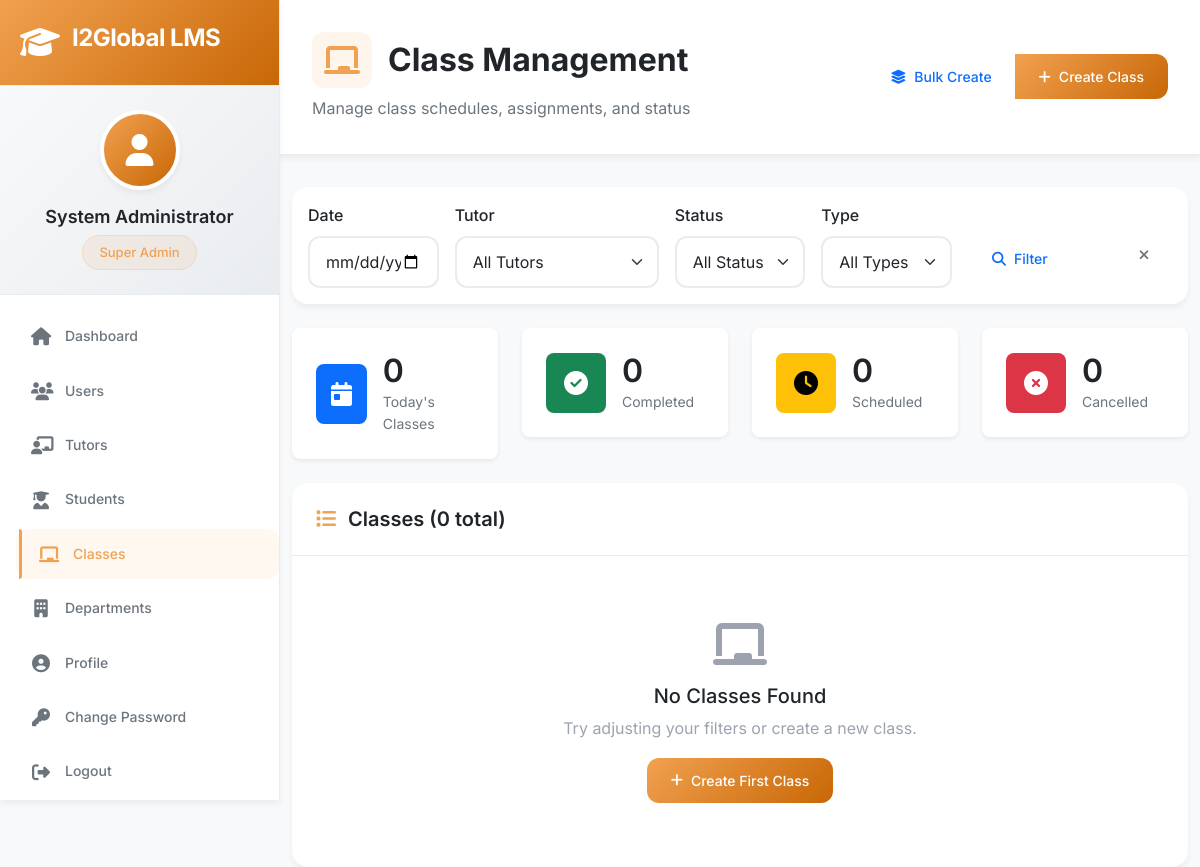
Before: /admin/classes?tutor=2 (signed in) with the older database file.
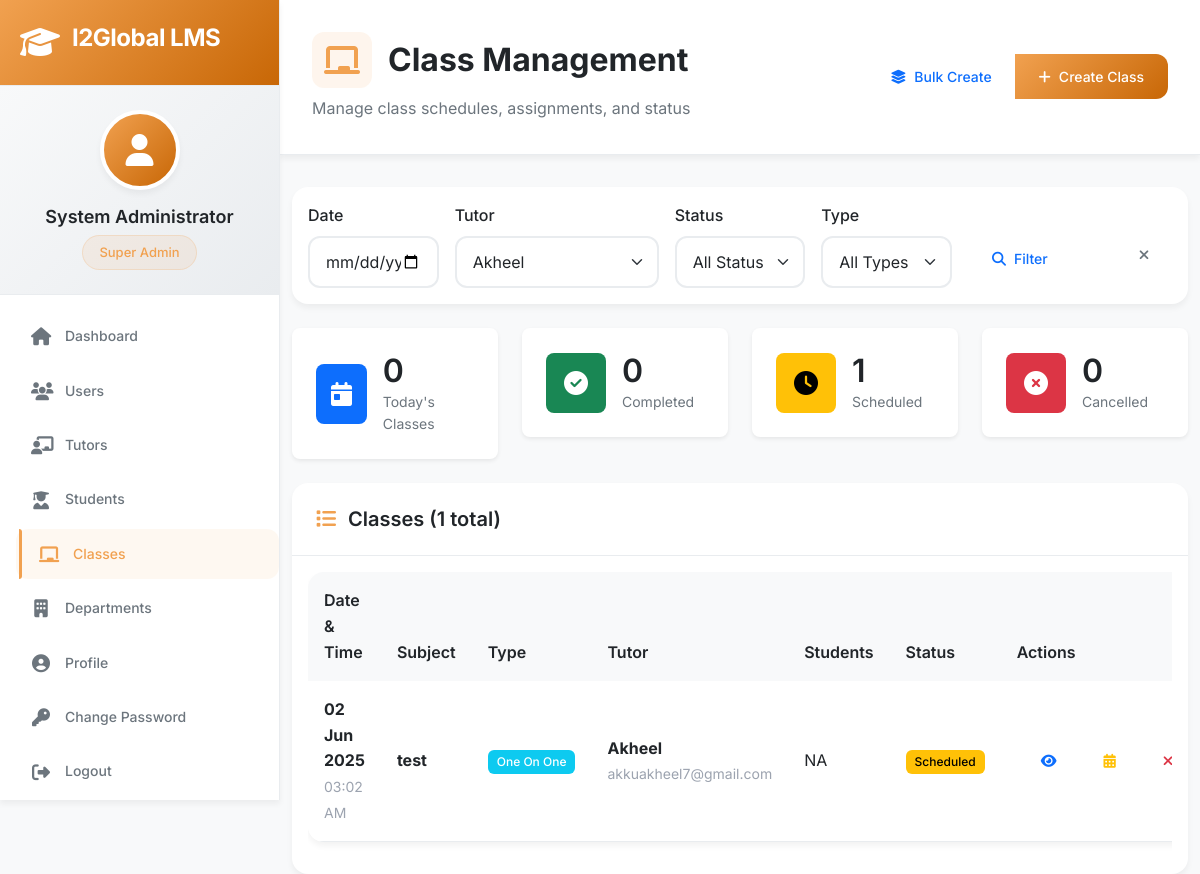
After: the same page with the newer database file.
### app/models/class_model.py (models this page shows, shortened)
class Class(db.Model):
    __tablename__ = 'classes'
    id = db.Column(db.Integer, primary_key=True)
    subject = db.Column(db.String(100), nullable=False)
    class_type = db.Column(db.String(20), nullable=False)  # 'one_on_one', 'group', 'demo'
    grade = db.Column(db.String(10))
    board = db.Column(db.String(50))
    scheduled_date = db.Column(db.Date, nullable=False)
    scheduled_time = db.Column(db.Time, nullable=False)
    duration = db.Column(db.Integer, nullable=False)  # Duration in minutes
    end_time = db.Column(db.Time)  # Calculated field
    tutor_id = db.Column(db.Integer, db.ForeignKey('tutors.id'), nullable=False)
    primary_student_id = db.Column(db.Integer, db.ForeignKey('students.id'))  # For one-on-one
    students = db.Column(db.Text)  # JSON array of student IDs for group classes
    max_students = db.Column(db.Integer, default=1)
    platform = db.Column(db.String(50))  # 'zoom', 'google_meet', 'teams'
    meeting_link = db.Column(db.String(500))
    meeting_id = db.Column(db.String(100))
    meeting_password = db.Column(db.String(50))
    backup_link = db.Column(db.String(500))
    status = db.Column(db.String(20), default='scheduled')  # scheduled, ongoing, completed, cancelled, rescheduled
    completion_status = db.Column(db.String(20))  # completed, incomplete, no_show
    actual_start_time = db.Column(db.DateTime)
    actual_end_time = db.Column(db.DateTime)
    class_notes = db.Column(db.Text)
    topics_covered = db.Column(db.Text)  # JSON array
    homework_assigned = db.Column(db.Text)
    video_link = db.Column(db.String(500))
    materials = db.Column(db.Text)  # JSON array of material links/files
    tutor_feedback = db.Column(db.Text)
    student_feedback = db.Column(db.Text)
    admin_notes = db.Column(db.Text)
    quality_score = db.Column(db.Float)
    created_at = db.Column(db.DateTime, default=datetime.utcnow)
    created_by = db.Column(db.Integer, db.ForeignKey('users.id'))
    updated_at = db.Column(db.DateTime, default=datetime.utcnow, onupdate=datetime.utcnow)
    is_recurring = db.Column(db.Boolean, default=False)
    recurring_pattern = db.Column(db.Text)  # JSON with recurrence details
    parent_class_id = db.Column(db.Integer, db.ForeignKey('classes.id'))
    tutor = db.relationship('Tutor', backref='classes', lazy=True)
    primary_student = db.relationship('Student', backref='primary_classes', lazy=True)
    creator = db.relationship('User', backref='created_classes', lazy=True)
    parent_class = db.relationship('Class', remote_side=[id], backref='recurring_classes')
    def get_students(self):
        if self.class_type == 'one_on_one':
            return [self.primary_student_id] if self.primary_student_id else []
        elif self.students:
            try:
                return json.loads(self.students)
            except:
                return []
        return []

### app/models/user.py (models this page shows, shortened)
class User(UserMixin, db.Model):
    __tablename__ = 'users'
    id = db.Column(db.Integer, primary_key=True)
    username = db.Column(db.String(80), unique=True, nullable=False, index=True)
    email = db.Column(db.String(120), unique=True, nullable=False, index=True)
    password_hash = db.Column(db.String(255), nullable=False)
    full_name = db.Column(db.String(100), nullable=False)
    phone = db.Column(db.String(20))
    address = db.Column(db.Text)
    profile_picture = db.Column(db.String(100))
    role = db.Column(db.String(20), nullable=False, default='tutor')  # superadmin, admin, coordinator, tutor
    department_id = db.Column(db.Integer, db.ForeignKey('departments.id'))
    is_active = db.Column(db.Boolean, default=True)
    is_verified = db.Column(db.Boolean, default=False)
    created_at = db.Column(db.DateTime, default=datetime.utcnow)
    last_login = db.Column(db.DateTime)
    joining_date = db.Column(db.Date)
    working_hours = db.Column(db.String(50))  # "9:00 AM - 6:00 PM"
    emergency_contact = db.Column(db.Text)  # JSON string
    department = db.relationship('Department', foreign_keys=[department_id], backref='users', lazy=True)
    tutor_profile = db.relationship('Tutor', backref='user', uselist=False, lazy=True)
    def has_permission(self, permission):
        if self.role == 'superadmin':
            return True
    def get_role_display(self):
        role_map = {
            'superadmin': 'Super Admin',
            'admin': 'Admin',
            'coordinator': 'Coordinator',
            'tutor': 'Tutor'
        }
        return role_map.get(self.role, self.role.title())

### app/models/student.py (models this page shows, shortened)
class Student(db.Model):
    __tablename__ = 'students'
    id = db.Column(db.Integer, primary_key=True)
    full_name = db.Column(db.String(100), nullable=False)
    email = db.Column(db.String(120), unique=True, nullable=False)
    phone = db.Column(db.String(20))
    date_of_birth = db.Column(db.Date)
    address = db.Column(db.Text)
    state = db.Column(db.String(50))
    pin_code = db.Column(db.String(10))
    grade = db.Column(db.String(10), nullable=False)
    board = db.Column(db.String(50), nullable=False)
    school_name = db.Column(db.String(200))
    academic_year = db.Column(db.String(20))
    course_start_date = db.Column(db.Date)
    parent_details = db.Column(db.Text)  # JSON with father and mother details
    academic_profile = db.Column(db.Text)  # JSON with learning preferences, hobbies, etc.
    subjects_enrolled = db.Column(db.Text)  # JSON array of subjects
    favorite_subjects = db.Column(db.Text)  # JSON array
    difficult_subjects = db.Column(db.Text)  # JSON array
    availability = db.Column(db.Text)  # JSON weekly schedule
    documents = db.Column(db.Text)  # JSON with document file paths
    department_id = db.Column(db.Integer, db.ForeignKey('departments.id'), nullable=False)
    relationship_manager = db.Column(db.String(100))  # RM name
    fee_structure = db.Column(db.Text)  # JSON with fee details
    is_active = db.Column(db.Boolean, default=True)
    enrollment_status = db.Column(db.String(20), default='active')  # active, paused, completed, dropped
    created_at = db.Column(db.DateTime, default=datetime.utcnow)
    last_class = db.Column(db.DateTime)
    total_classes = db.Column(db.Integer, default=0)
    attended_classes = db.Column(db.Integer, default=0)
    department = db.relationship('Department', backref='students', lazy=True)

### app/routes/admin.py (the view)
@bp.route('/classes')
@login_required
@admin_required
def classes():
    page = request.args.get('page', 1, type=int)
    date_filter = request.args.get('date', '')
    tutor_filter = request.args.get('tutor', '', type=int)
    status_filter = request.args.get('status', '')
    query = Class.query
    if date_filter:
        try:
            filter_date = datetime.strptime(date_filter, '%Y-%m-%d').date()
            query = query.filter_by(scheduled_date=filter_date)
        except ValueError:
            pass
    if tutor_filter:
        query = query.filter_by(tutor_id=tutor_filter)
    if status_filter:
        query = query.filter_by(status=status_filter)
    classes = query.order_by(Class.scheduled_date.desc(), Class.scheduled_time.desc()).paginate(
        page=page, per_page=20, error_out=False
    )
    tutors = Tutor.query.join(User).filter(User.is_active==True).all()
    students = Student.query.filter(Student.is_active==True).all()  # Add this line
    students_dict = {s.id: s for s in students}
    return render_template('admin/classes.html',
                         classes=classes,
                         tutors=tutors,
                         students=students,
                         students_dict=students_dict,
                         today=date.today(),
                         csrf_token=generate_csrf)

### app/models/user.py (called while the page is built)
@login.user_loader
def load_user(user_id):
    return User.query.get(int(user_id))

### app/routes/admin.py (called while the page is built)
def admin_required(f):
    @wraps(f)
    def decorated_function(*args, **kwargs):
        if current_user.role not in ['superadmin', 'admin', 'coordinator']:
            flash('Access denied. Insufficient permissions.', 'error')
            return redirect(url_for('dashboard.index'))
        return f(*args, **kwargs)
    return decorated_function

### app/templates/admin/classes.html (shortened to what the changed rows need)
{% extends "base.html" %}
{% block content %}
<div class="page-header">
    <div class="d-flex justify-content-between align-items-center">
        <div>
            <h1 class="page-title">
                <i class="fas fa-chalkboard"></i>
                Class Management
            </h1>
        </div>
    </div>
</div>
<div class="container-fluid">
    <div class="card mb-4">
        <div class="card-body">
            <form method="GET" class="row g-3">
                <div class="col-md-3">
                    <label class="form-label">Tutor</label>
                    <select name="tutor" class="form-select">
                        <option value="">All Tutors</option>
                        {% for tutor in tutors %}
                        <option value="{{ tutor.id }}" {{ 'selected' if request.args.get('tutor')|int == tutor.id }}>
                            {{ tutor.user.full_name }}
                        </option>
                        {% endfor %}
                    </select>
                </div>
            </form>
        </div>
    </div>
    <div class="row g-4 mb-4">
        <div class="col-lg-3 col-md-6">
            <div class="stat-card">
                <div class="stat-content">
                    <h3>{{ classes.items|selectattr('status', 'equalto', 'scheduled')|list|length if classes.items else 0 }}</h3>
                    <p>Scheduled</p>
                </div>
            </div>
        </div>
    </div>
    <div class="card">
        <div class="card-header">
            <h5 class="card-title mb-0">
                <i class="fas fa-list"></i>
                Classes ({{ classes.total if classes else 0 }} total)
            </h5>
        </div>
        <div class="card-body">
            {% if classes and classes.items %}
            <div class="table-responsive">
                <table class="table table-hover">
                    <thead>
                        <tr>
                            <th>Date & Time</th>
                            <th>Subject</th>
                            <th>Type</th>
                            <th>Tutor</th>
                            <th>Students</th>
                            <th>Status</th>
                            <th>Actions</th>
                        </tr>
                    </thead>
                    <tbody>
                        {% for class in classes.items %}
                        <tr>
                            <td>
                                <div>
                                    <strong>{{ class.scheduled_date.strftime('%d %b %Y') }}</strong><br>
                                    <small class="text-muted">{{ class.scheduled_time.strftime('%I:%M %p') }}</small>
                                </div>
                            </td>
                            <td>
                                <div>
                                    <strong>{{ class.subject }}</strong><br>
                                </div>
                            </td>
                            <td>
                                <span class="badge badge-{{ 'info' if class.class_type == 'one_on_one' else 'success' if class.class_type == 'group' else 'warning' }}">
                                    {{ class.class_type|replace('_', ' ')|title }}
                                </span>
                            </td>
                            <td>
                                {% if class.tutor %}
                                <div>
                                    <strong>{{ class.tutor.user.full_name }}</strong><br>
                                    <small class="text-muted">{{ class.tutor.user.email }}</small>
                                </div>
                                {% else %}
                                <span class="text-muted">No tutor assigned</span>
                                {% endif %}
                            </td>
                            <td>
                                {% set student_ids = class.get_students() %}
                                {% if student_ids %}
                                <div>
                                    {% for student_id in student_ids[:2] %}
                                        {% set student = students_dict.get(student_id) %}
                                        {% if student %}
                                        <div>{{ student.full_name }}</div>
                                        {% endif %}
                                    {% endfor %}
                                </div>
                                {% else %}
                                <span class="text-muted">No students</span>
                                {% endif %}
                            </td>
                            <td>
                                <span class="badge badge-{{ 'warning' if class.status == 'scheduled' else 'success' if class.status == 'completed' else 'danger' if class.status == 'cancelled' else 'primary' }}">
                                    {{ class.status|title }}
                                </span>
                            </td>
                            <td>
                                <div class="btn-group btn-group-sm">
                                    <a href="{{ url_for('admin.class_details', class_id=class.id) }}" class="btn btn-outline-primary" title="View Details">
                                        <i class="fas fa-eye"></i>
                                    </a>
                                    {% if class.status == 'scheduled' %}
                                    <a href="#" class="btn btn-outline-warning" title="Reschedule" onclick="rescheduleClass({{ class.id }})">
                                        <i class="fas fa-calendar-alt"></i>
                                    </a>
                                    <a href="#" class="btn btn-outline-danger" title="Cancel" onclick="cancelClass({{ class.id }})">
                                        <i class="fas fa-times"></i>
                                    </a>
                                    {% endif %}
                                </div>
                            </td>
                        </tr>
                        {% endfor %}
                    </tbody>
                </table>
            </div>
            {% else %}
            <div class="text-center py-5">
                <i class="fas fa-chalkboard fa-3x text-muted mb-3"></i>
                <h5>No Classes Found</h5>
                <p class="text-muted">Try adjusting your filters or create a new class.</p>
                <button class="btn btn-primary" data-bs-toggle="modal" data-bs-target="#createClassModal">
                    <i class="fas fa-plus"></i>
                    Create First Class
                </button>
            </div>
            {% endif %}
        </div>
    </div>
</div>
{% endblock %}

Changed rows visible on the page:
added Class: scheduled_date "02 Jun 2025", scheduled_time "03:02 AM", subject "test", class_type "One On One", tutor.user.full_name "Akheel", tutor.user.email "akkuakheel7@gmail.com", status "Scheduled"
added Student: full_name "NA"
Other visible differences:
form field tutor: "All Tutors" → "Akheel"
{{ classes.total if classes else 0 }}: "0" → "1"
text no longer shown: "0 No Classes Found Try adjusting your filters or create a new class. Create First Class"
text now shown: "1 Date & Time Subject Type Tutor Students Status Actions"
